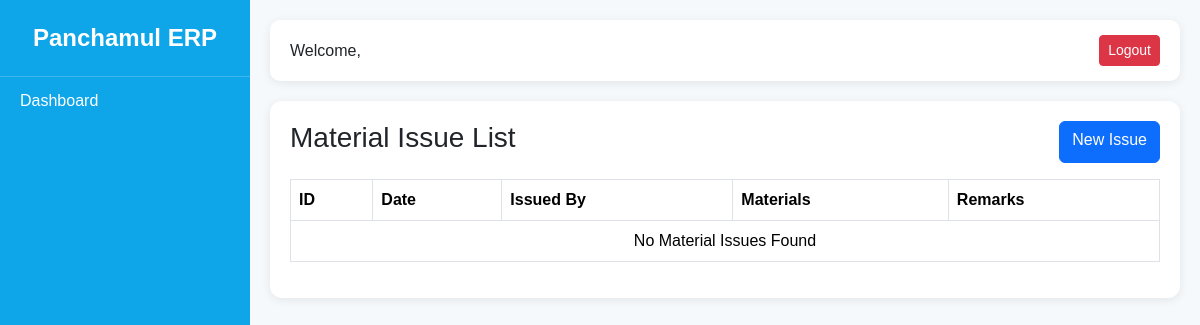
Before: /inventory/issues/ with the older database file.
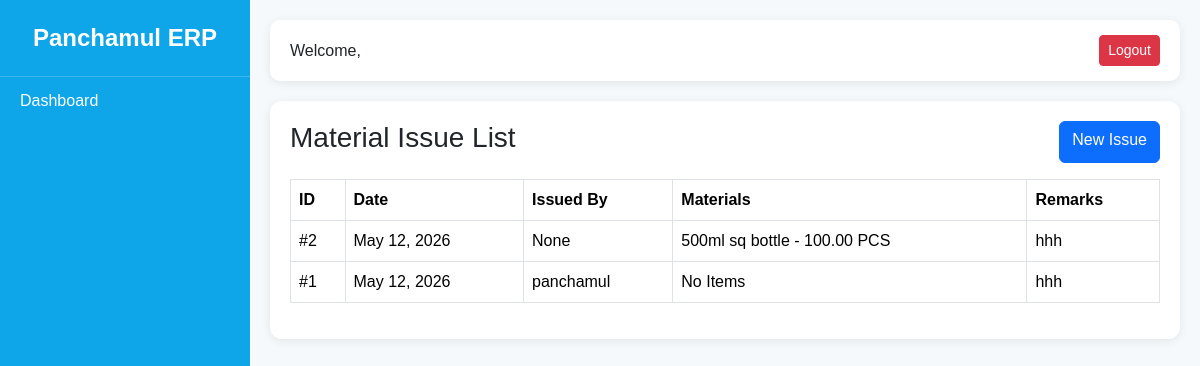
After: the same page with the newer database file.
### inventory/models.py (models this page shows, shortened)
class MaterialIssue(models.Model):
    issue_date = models.DateField()
    remarks = models.TextField(
        blank=True,
        null=True
    )
    issued_by = models.ForeignKey(
        'accounts.User',
        on_delete=models.SET_NULL,
        null=True
    )
    created_at = models.DateTimeField(
        auto_now_add=True
    )

class MaterialIssueItem(models.Model):
    issue = models.ForeignKey(
        MaterialIssue,
        on_delete=models.CASCADE,
        related_name='items'
    )
    raw_material = models.ForeignKey(
        RawMaterial,
        on_delete=models.CASCADE
    )
    quantity = models.DecimalField(
        max_digits=12,
        decimal_places=2
    )

class RawMaterial(models.Model):
    UNIT_CHOICES = (
        ('PCS', 'Pieces'),
        ('KG', 'Kilogram'),
        ('ROLL', 'Roll'),
        ('LTR', 'Liter'),
    )
    name = models.CharField(
        max_length=200
    )
    unit = models.CharField(
        max_length=20,
        choices=UNIT_CHOICES
    )
    current_stock = models.DecimalField(
        max_digits=12,
        decimal_places=2,
        default=0
    )
    minimum_stock = models.DecimalField(
        max_digits=12,
        decimal_places=2,
        default=0
    )
    is_active = models.BooleanField(
        default=True
    )
    created_at = models.DateTimeField(
        auto_now_add=True
    )

### accounts/models.py (models this page shows)
class User(AbstractUser):
    ROLE_CHOICES = (
        ('SUPER_ADMIN', 'Super Admin'),
        ('COMPANY_STAFF', 'Company Staff'),
        ('DEALER_ADMIN', 'Dealer Admin'),
        ('DEALER_STAFF', 'Dealer Staff'),
    )
    role = models.CharField(
        max_length=20,
        choices=ROLE_CHOICES
    )
    phone = models.CharField(
        max_length=20,
        blank=True,
        null=True
    )
    is_active_user = models.BooleanField(
        default=True
    )
    def __str__(self):
        return self.username

### inventory/views.py (the view)
def issue_list(request):
    issues = MaterialIssue.objects.prefetch_related(
        'items',
        'items__raw_material'
    ).order_by('-id')
    return render(
        request,
        'inventory/issue_list.html',
        {
            'issues': issues
        }
    )

### accounts/context_processors.py (called while the page is built)
def user_permissions(request):
    permissions = {}
    if request.user.is_authenticated:
        perms = ModulePermission.objects.filter(
            user=request.user
        )
        for p in perms:
            permissions[p.module] = p
    return {
        'user_permissions': permissions
    }

### templates/inventory/issue_list.html
{% extends 'dashboard/base.html' %}
{% block content %}
<div class="card-box">
    <div class="d-flex justify-content-between mb-3">
        <h3>Material Issue List</h3>
        <a href="{% url 'issue_create' %}"
           class="btn btn-primary">
            New Issue
        </a>
    </div>
    <table class="table table-bordered">
        <thead>
            <tr>
                <th>ID</th>
                <th>Date</th>
                <th>Issued By</th>
                <th>Materials</th>
                <th>Remarks</th>
            </tr>
        </thead>
        <tbody>
            {% for issue in issues %}
            <tr>
                <td>
                    #{{ issue.id }}
                </td>
                <td>
                    {{ issue.issue_date }}
                </td>
                <td>
                    {{ issue.issued_by }}
                </td>
                <td>
                    {% for item in issue.items.all %}
                        <div>
                            {{ item.raw_material.name }}
                            -
                            {{ item.quantity }}
                            {{ item.raw_material.unit }}
                        </div>
                    {% empty %}
                        No Items
                    {% endfor %}
                </td>
                <td>
                    {{ issue.remarks }}
                </td>
            </tr>
            {% empty %}
            <tr>
                <td colspan="5" class="text-center">
                    No Material Issues Found
                </td>
            </tr>
            {% endfor %}
        </tbody>
    </table>
</div>
{% endblock %}

Changed rows visible on the page:
added MaterialIssue: id "2", issue_date "May 12, 2026", issued_by "None", remarks "hhh"
added MaterialIssueItem: raw_material.name "500ml sq bottle", quantity "100.00", raw_material.unit "PCS"
added MaterialIssue: id "1", issue_date "May 12, 2026", issued_by "panchamul", remarks "hhh"
Other visible differences:
text no longer shown: "No Material Issues Found"
